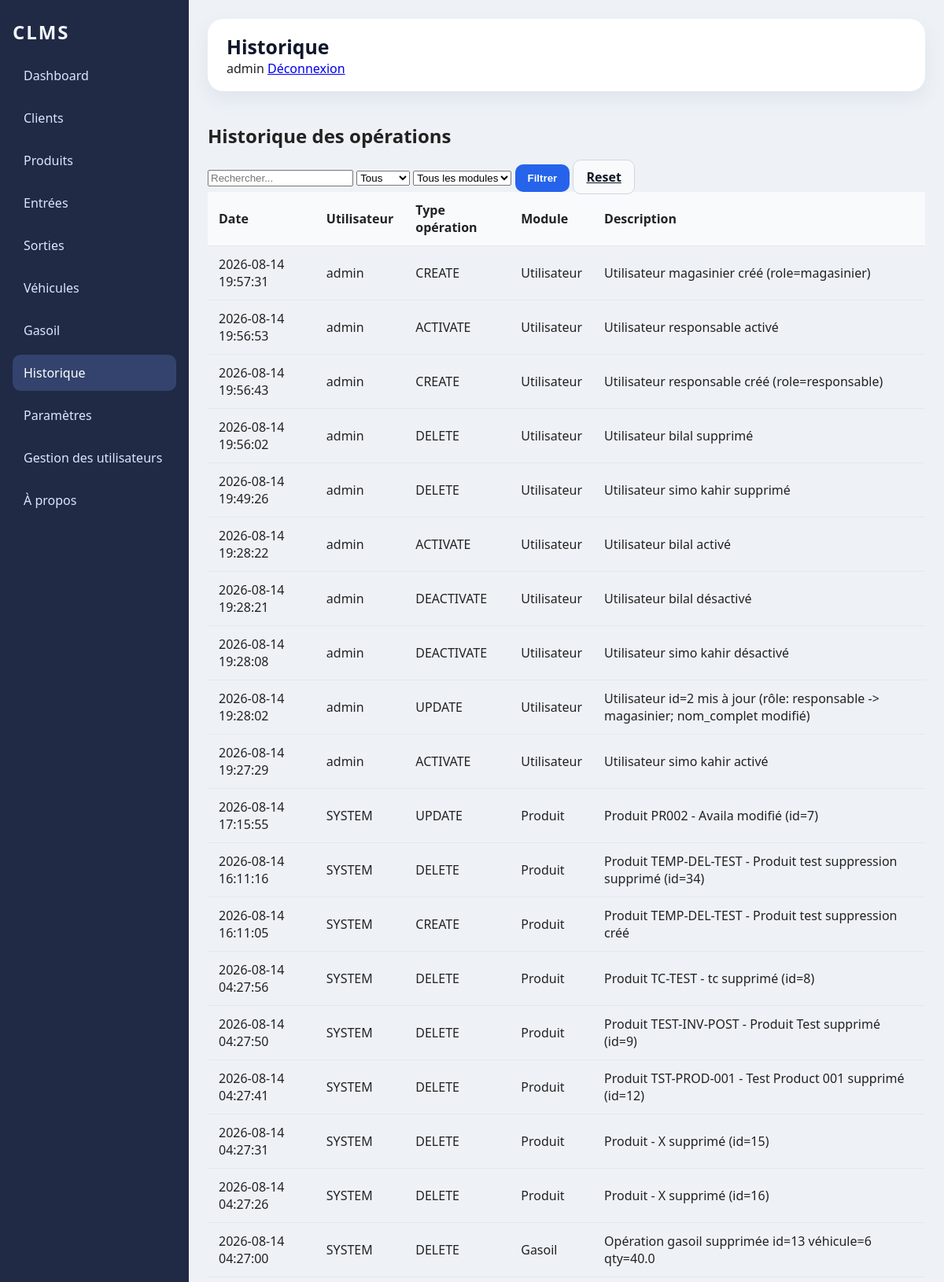
/historique (signed in, upper part), run on the app's committed database.
### tables this page shows
CREATE TABLE historique(

            id INTEGER PRIMARY KEY AUTOINCREMENT,

            utilisateur TEXT,

            type_operation TEXT NOT NULL,

            module TEXT NOT NULL,

            description TEXT,

            date_operation TEXT NOT NULL

        );

### web_app.py (the view)
@app.route('/historique')
@require_role('admin', 'responsable', 'magasinier')
def historique():
    controller = HistoryController()
    query = request.args.get('q', '').strip()
    type_filter = request.args.get('type', 'Tous').strip()
    module_filter = request.args.get('module', '').strip()
    try:
        if query:
            historique = controller.rechercher(query)
        elif module_filter:
            historique = controller.get_history_module(module_filter)
        elif type_filter and type_filter != 'Tous':
            historique = controller.get_history_filtre(type_filter)
        else:
            historique = controller.get_history()
        modules = controller.get_modules_list()
        return render_template(
            'historique.html',
            title='Historique',
            active='historique',
            historique=historique,
            query=query,
            modules=modules,
            selected_module=module_filter
        )
    finally:
        controller.close()

### controllers/HistoryController.py (called while the page is built)
    def get_history(self):
        print(
            ">>> CONTROLLER : GET HISTORY"
        )
        return self.model.get_history()

    def get_modules_list(self):
        return self.model.get_modules_list()

    def close(self):
        print(
            ">>> FERMETURE HISTORY CONTROLLER"
        )
        self.model.close()
        print(
            "HISTORY CONTROLLER CLOSED"
        )

### controllers/user_controller.py (called while the page is built)
    def get_user_by_username(self, username):
        return self.db.get_user_by_username(username)

    def close(self):
        try:
            if getattr(self, 'db', None):
                self.db.close()
        except Exception:
            pass

### database/database.py (called while the page is built, shortened)
    @staticmethod
    def resolve_db_path(db_path: str = "database/clms.db") -> str:
        test_db_path = os.environ.get("CLMS_TEST_DB_PATH", "").strip()
        if test_db_path:
            resolved = test_db_path
            if not os.path.isabs(resolved):
                resolved = os.path.abspath(os.path.join(os.getcwd(), resolved))
            return resolved
        if not db_path:
            db_path = "database/clms.db"
        if not os.path.isabs(db_path):
            db_path = os.path.abspath(os.path.join(os.getcwd(), db_path))
        return db_path

    @staticmethod
    def get_safe_connection(db_path: str = None):
        resolved_path = Database.resolve_db_path(db_path or "database/clms.db")
        directory = os.path.dirname(resolved_path) or "."
        os.makedirs(directory, exist_ok=True)
        conn = sqlite3.connect(resolved_path, timeout=30)
        try:
            conn.execute("PRAGMA journal_mode=WAL;")
        except Exception:
            pass
        try:
            conn.execute("PRAGMA foreign_keys = ON;")
        except Exception:
            pass
        try:
            conn.execute("PRAGMA busy_timeout = 30000;")
        except Exception:
            pass
        return conn

    def close(self):
        if self.connection:
            self.connection.close()
            print("DATABASE CLOSED")

    def create_default_admin(self):
        self.cursor.execute(
            "SELECT id FROM users WHERE username = ?",
            ("admin",)
        )
        admin = self.cursor.fetchone()
        if admin is not None:
            return

### models/HistoryModel.py (called while the page is built)
    def close(self):
        if self.connection:
            self.connection.close()
            print(
                "HISTORY DATABASE CLOSED"
            )

### templates/historique.html (shortened to what this page needs)
{% extends 'base.html' %}
{% block content %}
  <h2>Historique des opérations</h2>
  <form method="get" class="history-filters" action="{{ url_for('historique') }}">
    <input type="search" name="q" placeholder="Rechercher..." value="{{ query or '' }}">
    <select name="type">
      <option value="Tous">Tous</option>
    </select>
    <select name="module">
      <option value="">Tous les modules</option>
    </select>
    <button type="submit" class="button primary">Filtrer</button>
    <a href="{{ url_for('historique') }}" class="button secondary">Reset</a>
  </form>
  <div class="table-scroll">
    <table class="table-full">
      <thead>
        <tr>
          <th>Date</th>
          <th>Utilisateur</th>
          <th>Type opération</th>
          <th>Module</th>
          <th>Description</th>
        </tr>
      </thead>
      <tbody>
        {% for h in historique %}
          <tr>
            <td>{{ h[4] }}</td>
            <td>{{ h[0] }}</td>
            <td>{{ h[1] }}</td>
            <td>{{ h[2] }}</td>
            <td>{{ h[3] }}</td>
          </tr>
        {% else %}
          <tr>
            <td colspan="5">Aucun enregistrement.</td>
          </tr>
        {% endfor %}
      </tbody>
    </table>
  </div>
{% endblock %}

### static/css/style.css (style rules this page uses)
:root { color-scheme: light; font-family: 'Segoe UI', Tahoma, Geneva, Verdana, sans-serif; background: #f6f7fb; color: #222; }
* { box-sizing: border-box; }
body { margin: 0; min-height: 100vh; background: #eef2f7; }
.table-full { width: 100%; border-collapse: collapse; }
.table-full th, .table-full td { text-align: left; padding: 12px 14px; border-bottom: 1px solid #e5e7eb; }
.table-full th { background: #f8fafc; }
* { --primary-blue: #2563eb; --dark-navy: #0f172a; --darker-navy: #0a0f1f; --hero-bg-start: #1e293b; --hero-bg-end: #0f172a; --card-bg: #ffffff; --text-primary: #1e293b; --text-secondary: #64748b; --border-light: #e2e8f0; --success-green: #22c55e; --error-red: #dc2626; --glass-white: rgba(255, 255, 255, 0.95); --glass-backdrop: rgba(15, 23, 42, 0.5); }

### static/css/clients.css (style rules this page uses)
.table-scroll { overflow-x: auto; }
.button { border: none; border-radius: 10px; padding: 10px 16px; cursor: pointer; font-weight: 600; }
.button.primary { background: #2563eb; color: white; }
.button.secondary { background: #f8fafc; color: #111827; border: 1px solid #d1d5db; }

### data on the page
historique: date_operation "2026-08-14 19:57:31", utilisateur "admin", type_operation "CREATE", module "Utilisateur", description "Utilisateur magasinier créé (role=magasinier)"
historique: date_operation "2026-08-14 19:56:53", utilisateur "admin", type_operation "ACTIVATE", module "Utilisateur", description "Utilisateur responsable activé"
historique: date_operation "2026-08-14 19:56:43", utilisateur "admin", type_operation "CREATE", module "Utilisateur", description "Utilisateur responsable créé (role=responsable)"
historique: date_operation "2026-08-14 19:56:02", utilisateur "admin", type_operation "DELETE", module "Utilisateur", description "Utilisateur bilal supprimé"
historique: date_operation "2026-08-14 19:49:26", utilisateur "admin", type_operation "DELETE", module "Utilisateur", description "Utilisateur simo kahir supprimé"
historique: date_operation "2026-08-14 19:28:22", utilisateur "admin", type_operation "ACTIVATE", module "Utilisateur", description "Utilisateur bilal activé"
historique: date_operation "2026-08-14 19:28:21", utilisateur "admin", type_operation "DEACTIVATE", module "Utilisateur", description "Utilisateur bilal désactivé"
historique: date_operation "2026-08-14 19:28:08", utilisateur "admin", type_operation "DEACTIVATE", module "Utilisateur", description "Utilisateur simo kahir désactivé"
historique: date_operation "2026-08-14 19:28:02", utilisateur "admin", type_operation "UPDATE", module "Utilisateur", description "Utilisateur id=2 mis à jour (rôle: responsable -> magasinier; nom_complet modifié)"
historique: date_operation "2026-08-14 19:27:29", utilisateur "admin", type_operation "ACTIVATE", module "Utilisateur", description "Utilisateur simo kahir activé"
historique: date_operation "2026-08-14 17:15:55", utilisateur "SYSTEM", type_operation "UPDATE", module "Produit", description "Produit PR002 - Availa modifié (id=7)"
historique: date_operation "2026-08-14 16:11:16", utilisateur "SYSTEM", type_operation "DELETE", module "Produit", description "Produit TEMP-DEL-TEST - Produit test suppression supprimé (id=34)"
historique: date_operation "2026-08-14 16:11:05", utilisateur "SYSTEM", type_operation "CREATE", module "Produit", description "Produit TEMP-DEL-TEST - Produit test suppression créé"
historique: date_operation "2026-08-14 04:27:56", utilisateur "SYSTEM", type_operation "DELETE", module "Produit", description "Produit TC-TEST - tc supprimé (id=8)"
historique: date_operation "2026-08-14 04:27:50", utilisateur "SYSTEM", type_operation "DELETE", module "Produit", description "Produit TEST-INV-POST - Produit Test supprimé (id=9)"
historique: date_operation "2026-08-14 04:27:41", utilisateur "SYSTEM", type_operation "DELETE", module "Produit", description "Produit TST-PROD-001 - Test Product 001 supprimé (id=12)"
historique: date_operation "2026-08-14 04:27:31", utilisateur "SYSTEM", type_operation "DELETE", module "Produit", description "Produit - X supprimé (id=15)"
historique: date_operation "2026-08-14 04:27:26", utilisateur "SYSTEM", type_operation "DELETE", module "Produit", description "Produit - X supprimé (id=16)"
historique: date_operation "2026-08-14 04:27:00", utilisateur "SYSTEM", type_operation "DELETE", module "Gasoil", description "Opération gasoil supprimée id=13 véhicule=6 qty=40.0"

### other printed values
{{ title if title else 'Dashboard' }} "Historique"
{{ session.get('username') }} "admin"
